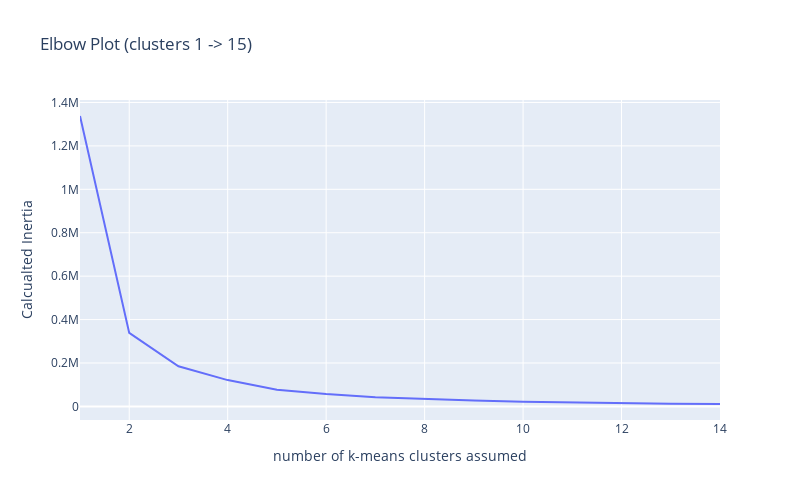

Notebook cell for this chart:
### Markdown cell above
INERTIA:
  - Measure of intra-cluster distances, which means how far away the datapoint is in relation to its centroid. 

  - This indicates that data points in the SAME cluster should be well matched and similar to each other one would obviously argue. 

  - Minimize the inertia value !   (better clustering)

  - IF the intertia values are HIGH, this means that the data points in the cluster are NOT similar to each other. 

  - According to scikit-learn:  INERTIA:  Sum of squared distances of samples to their closest cluster center, weighted by the sample weights if provided.
  
  

SOME PEOPLE WILL USE THIS:
- The total within-cluster sum of square measures the compactness (i.e goodness) of the clustering and we want it to be as small as possible (WSS terminology)

### Code cell
# Elbow Plot:

import plotly.express as px

fig = px.line(x=range(1,15), 
              y=captured_score, 
              title='Elbow Plot (clusters 1 -> 15)', 
              width=800, 
              height=500, 
                 labels={
                     "x": "number of k-means clusters assumed",
                     "y": "Calcualted Inertia"}
                     )
# fig = px.line(x=range(1,15), 
#               y=captured_score, 
#               title='Elbow Plot (clusters 1 -> 15)', 
#               width=800, 
#               height=500, 
#                  labels={
#                      "x": "number of k-means clusters assumed",
#                      "y": "Calcualted Inertia"}
#                      )
   
    
fig.show()

#WCSS on y-axis
#Cluster is 1-15

# it appears the ideal cluster count is actually 3...

### Figure 1 — Plotly figure (JSON) as saved in the notebook; plotly's stock layout.template omitted (floating-point values rounded to 4 significant figures)
{"data": [{"hovertemplate": "number of k-means clusters assumed=%{x}<br>Calcualted Inertia=%{y}<extra></extra>", "legendgroup": "", "line": {"color": "#636efa", "dash": "solid"}, "mode": "lines", "name": "", "orientation": "v", "showlegend": false, "type": "scatter", "x": [1, 2, 3, 4, 5, 6, 7, 8, 9, 10, 11, 12, 13, 14], "xaxis": "x", "y": [1338000.0, 338800.0, 184900.0, 121300.0, 76430.0, 56910.0, 42720.0, 34230.0, 26710.0, 21810.0, 18070.0, 14720.0, 12870.0, 11170.0], "yaxis": "y"}], "layout": {"height": 500, "legend": {"tracegroupgap": 0}, "title": {"text": "Elbow Plot (clusters 1 -> 15)"}, "width": 800, "xaxis": {"anchor": "y", "domain": [0, 1], "title": {"text": "number of k-means clusters assumed"}}, "yaxis": {"anchor": "x", "domain": [0, 1], "title": {"text": "Calcualted Inertia"}}}}
